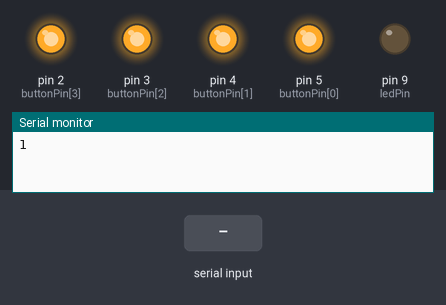
Bench run of a sketch on a simulated Arduino Uno, built with avr-gcc and run on an emulated ATmega328P. Parts: output pins drawn as LEDs (lit = HIGH), the last lines printed to the serial monitor. The inputs (shaded band) are chosen by the test bench.

Above: at 3.1 s.
3.2 s: "30,150\n" received over Serial
At 3.8 s:
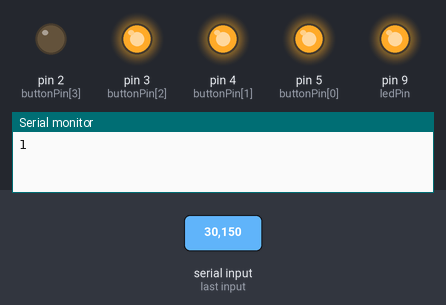
At 4.6 s:
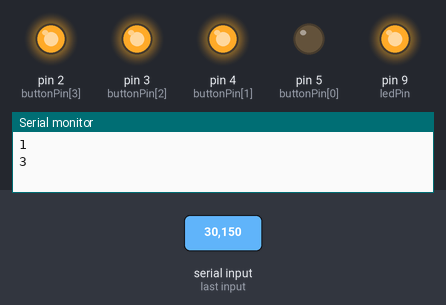
6.2 s: "200\n" received over Serial
At 8.3 s:
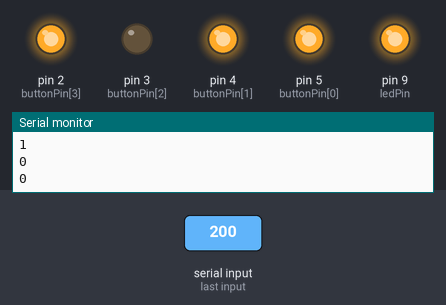
Timing chart, 0 to 12.4 s (numbered marks = the images above; inputs shaded):
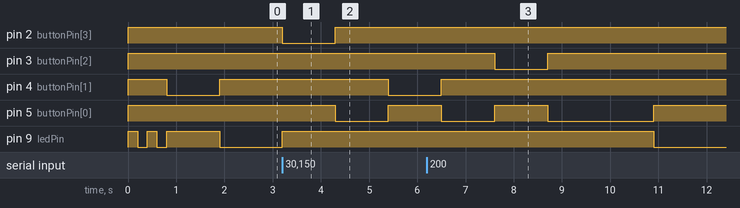

Measured:
- after the input at 3.2 s, pin 2 (buttonPin[3]): HIGH → LOW at once, → HIGH 1.1 s later; pin 4 (buttonPin[1]): HIGH → LOW after 2.2 s; pin 5 (buttonPin[0]): HIGH → LOW after 1.1 s, → HIGH 1.1 s later; pin 9 (ledPin): LOW → HIGH at once
- after the input at 6.2 s, pin 3 (buttonPin[2]): HIGH → LOW after 1.4 s, → HIGH 1.1 s later; pin 9 (ledPin): HIGH → LOW after 4.7 s instead of 1.4 s

The sketch:

iogear_controller.ino
```cpp
//
// This sketch can be used to control a physically modified IOGear KVM.
//

// Pins connected to hot side of each KVM switch button.
// The KVM buttons activate when they reach ground. These GPIOs are set
// to output and will act like ground if they are LOW, but not when HIGH.
// Diodes are used to protect the KVM from our output voltage.
const int buttonPin[] = {5, 4, 3, 2};

// Pin connected to a feedback LED.
const int ledPin = 9;

// Which button was pushed most recently. Might not be active on the KVM
// if the KVM switched for any other reason.
int active = 0;  // 0 - 3, not 1-4.

void setup() {

  // Setup our button control pins.
  for (int i = 0; i < 4; i++) {
    pinMode(buttonPin[i], OUTPUT);
    digitalWrite(buttonPin[i], HIGH);
  }

  pinMode(ledPin, OUTPUT);
  digitalWrite(ledPin, LOW);

  // Serial if you need it
  Serial.begin(115200);
  Serial.setTimeout(100);  // Never block reads more than 100 milliseconds

  runDiagnostic();

  // Move to default computer so we know active device.
  setActive(1);
  reportState();
}

void loop() {
  int received = Serial.read();
  if (received == -1)
    // Didn't receive anything.
    return;

  // Convert from ASCII to int.
  int target = received - '0';

  if (target >= 0 && target <= 3) {
    setActive(target);
  } else if (received = '?') {
    // Reporting the state is the only reaction.
  } else {
    runDiagnostic();
  }

  reportState();
}

void setActive(int i) {
  active = i;

  digitalWrite(buttonPin[i], LOW);
  digitalWrite(ledPin, HIGH);

  delay(1100);

  digitalWrite(buttonPin[i], HIGH);
  digitalWrite(ledPin, LOW);
}

void reportState() {
  // Print out the active computer (0-3)
  Serial.print(active);
  Serial.print("\n");
}

void runDiagnostic()
{
  // Flash the ledd twice.
  for (int j = 0; j < 2; j++) {
    digitalWrite(ledPin, HIGH);

    delay(200);

    digitalWrite(ledPin, LOW);\

    delay(200);
  }
}
```
